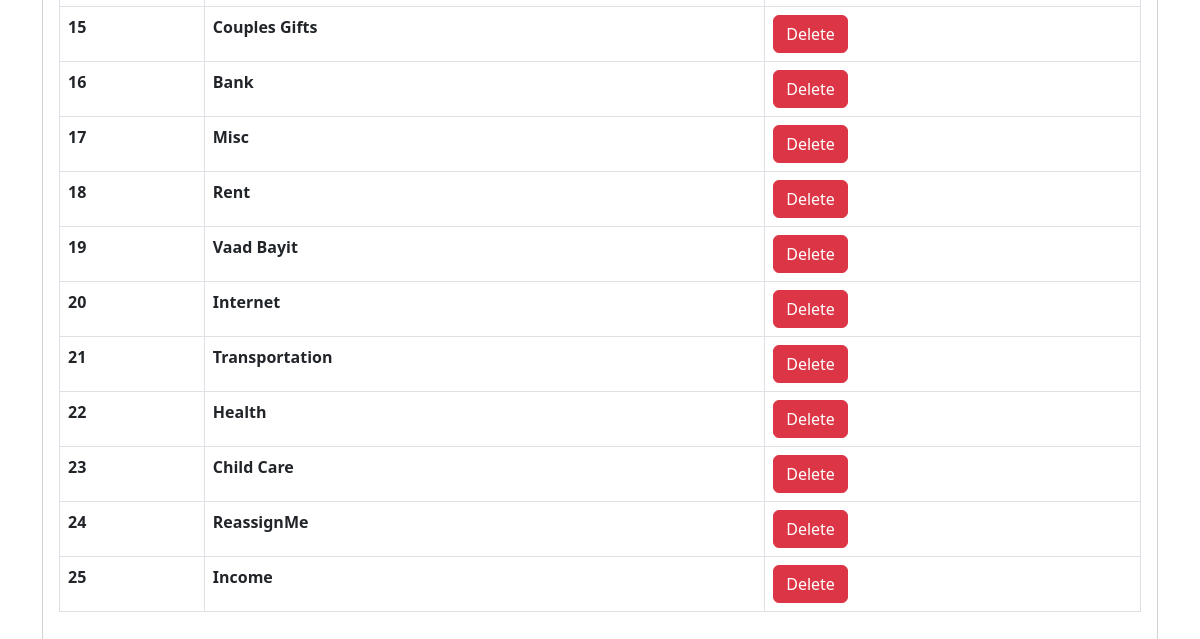
Page /budget_categories (lower part) on the earlier database version.
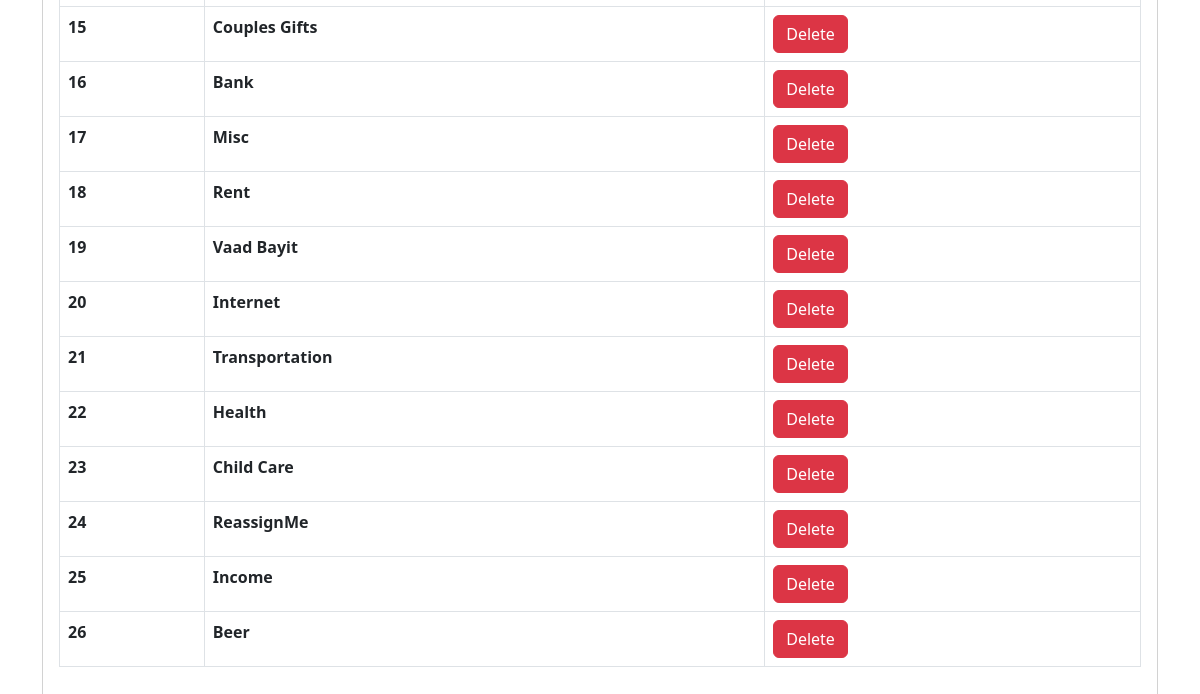
Same page on the later database version.
### app/models.py (models this page shows, shortened)
class BudgetCategory(db.Model):
    __tablename__ = 'budget_category'
    id            = Column('id', INTEGER(), primary_key=True, autoincrement=True)
    name          = Column('name', String(), nullable=False)

### app/routes.py (the view)
@app.route('/budget_categories')
def budget_categories():
    budget_categories = db.session.execute(select(BudgetCategory)).all()
    return render_template('budget_categories.html',
                           budget_categories=budget_categories)

### app/templates/budget_categories.html (shortened to what this page needs)
{% extends 'base.html' %}
{% block content %}
<main>
    <div class="container mt-5">
        <div class="card">
            <div class="card-body">
                <div class="table-responsive">
                    <table class="table table-bordered">
                        <tbody>
                            {% for bc in budget_categories %}
                                <tr id="{{bc[0].id}}-row">
                                    <th scope="row">{{bc[0].id}}</th>
                                    <th scope="row">{{bc[0].name}}</th>
                                    <th scope="row"><button class="btn btn-danger del-button" id="{{bc[0].id}}">Delete</button></th>
                                </tr>
                            {% endfor %}
                        </tbody>
                    </table>
                </div>
            </div>
        </div>
    </div>
</main>
{% endblock content %}

Differences in the rows shown:
added BudgetCategory: id "26", name "Beer"
